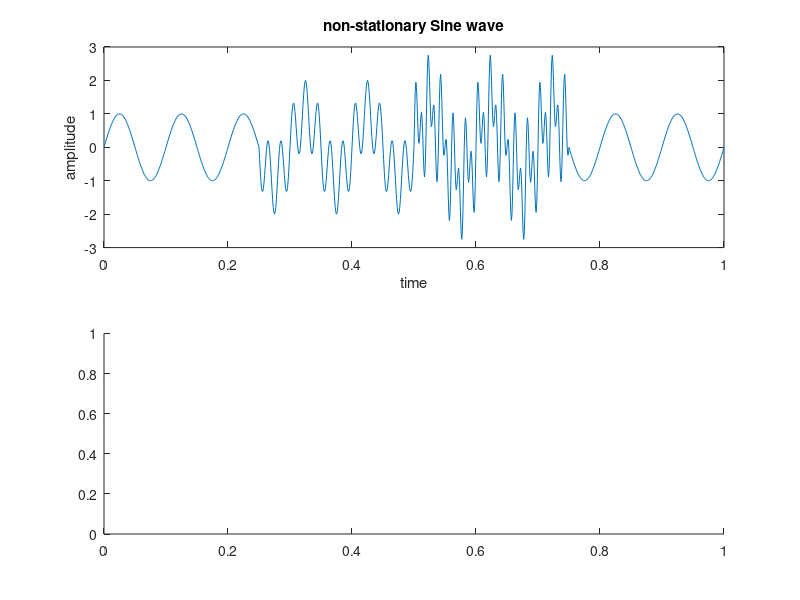

MATLAB code to generate this figure: (Note: this script raises an error after producing the figure.)
clc
clear
fs=1000; %sampling frequency

t1=0:1/fs:0.250;
t2=0.251:1/fs:0.500;
t3=0.501:1/fs:0.750;
t4=0.751:1/fs:1;
t=[t1 t2 t3 t4];

%various frequencies
f1=10;
f2=50;
f3=100;
%generating the signals
x1=sin(2*pi*f1*t1);
x2=sin(2*pi*f1*t2)+sin(2*pi*f2*t2);
x3=sin(2*pi*f1*t3)+sin(2*pi*f2*t3)+sin(2*pi*f3*t3);
x4=sin(2*pi*f1*t4);

%concatination
x5=[x1 x2 x3 x4];

subplot(2,1,1);
plot(t,x5);
title("non-stationary Sine wave");
xlabel("time");
ylabel("amplitude");

subplot(2,1,2);
len=256;% lenght of window
window=hann(len);
overlap=round(len*.75);% overlap percentage
nfft=512;%number of fft samples
spectrogram(x5,window,overlap,nfft);
title("Spectrograph");